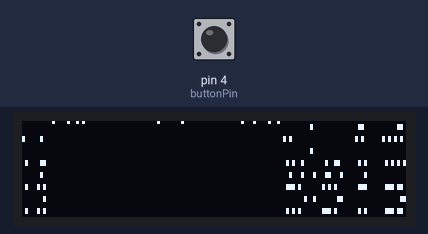
Simulated run of this sketch. Board: Arduino Uno, built with avr-gcc and run on an emulated ATmega328P. Shown: 128×32 one-colour display. Wiring (inferred from the names in the program): SSD1306 OLED at I2C address 0x3C. Inputs (shaded band) come from the test bench; at power-on: pin 4 (buttonPin) LOW. The OLED's hardware scrolling is not drawn; what the sketch prints to the serial monitor is not drawn.

Above: at 4.5 s.
4.6 s: pin 4 (buttonPin) pulled HIGH for 0.15 s
At 5.9 s:
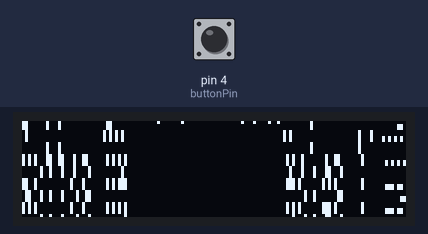
6.4 s: pin 4 (buttonPin) pulled HIGH for 1 s
At 7.3 s:
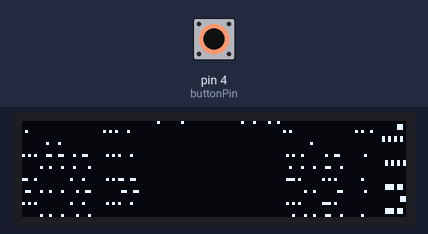
8.9 s: pin 4 (buttonPin) pulled HIGH for 0.15 s
At 9.8 s:
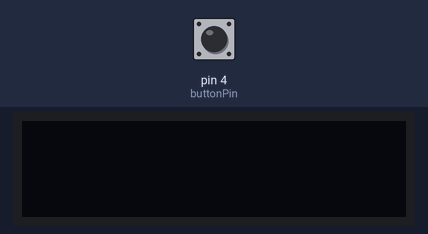
12.0 s: pin 4 (buttonPin) pulsed HIGH 5 times (0.12 s each, 0.3 s apart)
At 17.0 s:
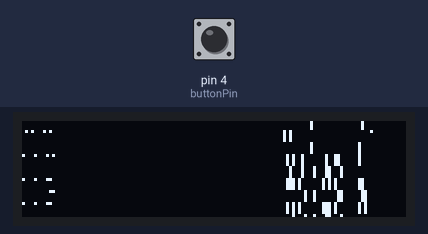
18.0 s: pin 4 (buttonPin) pulled HIGH for 3.2 s
At 19.4 s:
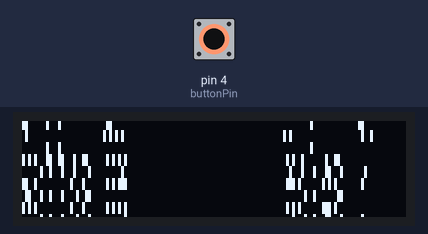
22.7 s: pin 4 (buttonPin) pulled HIGH for 0.15 s
At 24.3 s:
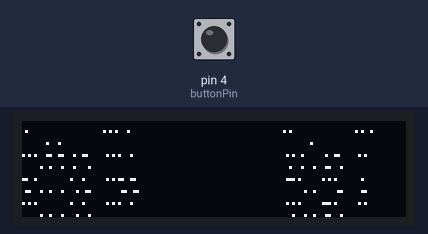
Timing chart, 0 to 25.5 s (numbered marks = the images above; inputs shaded):
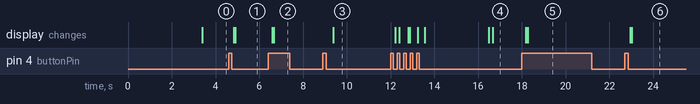

Measured:
- after the input at 4.6 s, the display: first changes after 0.23 s (image 1 shows a later state)
- after the input at 6.4 s, the display: first changes after 0.20 s (image 2 shows a later state)
- after the input at 8.9 s, the display: changes after 0.48 s (image 3)
- after the input at 12.0 s, the display: first differs from a run without the input after 0.81 s (image 4 shows a later state)
- after the input at 18.0 s, the display: first changes after 0.19 s (image 5 shows a later state)
- after the input at 22.7 s, the display: first changes after 0.25 s (image 6 shows a later state)

The sketch:

mySeeedOLED_Hello_World.ino
```cpp
#include <Wire.h>
#include <SeeedGrayOLED.h>


//For display on off button
const int buttonPin = 4;    // the number of the pushbutton pin
// Variables will change:
int buttonPushCounter = 0;   // counter for the number of button presses
int buttonState = 0;         // current state of the button
int lastButtonState = 0;     // previous state of the button


void setup()
{
  pinMode(buttonPin, INPUT);
  Serial.begin(9600);        // start serial for output
  Serial.print("mySeeedOLED_Hello_World");

  Wire.begin();
  SeeedGrayOled.init();             //initialize SEEED OLED display
  SeeedGrayOled.clearDisplay();     //Clear Display.
  SeeedGrayOled.setNormalDisplay(); //Set Normal Display Mode
  SeeedGrayOled.setVerticalMode();  // Set to vertical mode for displaying text


  for(char i=0; i < 13 ; i++)
  {
  SeeedGrayOled.setTextXY(i,0);  //set Cursor to ith line, 0th column
  SeeedGrayOled.setGrayLevel(i); //Set Grayscale level. Any number between 0 - 15.
  SeeedGrayOled.putNumber(i); //print the line
  SeeedGrayOled.putString("Hello WRLd"); //Print Hello World
  }


}

void loop()
{


  unsigned long currentMillis = millis();  //Blink without delay


 // myClearDisplay();     //Clear Display.

  buttonState = digitalRead(buttonPin);


  //delay(1000);
  SeeedGrayOled.setTextXY(0,0);
   SeeedGrayOled.putString("Nolen ");
   SeeedGrayOled.putNumber(buttonPushCounter);


  if (buttonState != lastButtonState) {
  // if the state has changed, increment the counter
    if (buttonState == HIGH) {
      buttonPushCounter++;
      buttonChange();

    }
    lastButtonState = buttonState;
  }

} // loop

 // -------- functions

 void buttonChange() {

   if ( buttonPushCounter % 3 == 1 ) {
    //SeeedGrayOled.init();
          SeeedGrayOled.setTextXY(3,0);
          SeeedGrayOled.setGrayLevel(15);
          SeeedGrayOled.putString("Button ON");
          Serial.print("button on");

      }
   if ( buttonPushCounter % 3 == 2 ) {
        SeeedGrayOled.setTextXY(3,0);
        SeeedGrayOled.setGrayLevel(1);
        SeeedGrayOled.putString("Button OFF");
        Serial.print("button off");
      }

      if ( buttonPushCounter % 3 == 0 ) {
        SeeedGrayOled.setTextXY(0,3);
         myClearDisplay();     //Clear Display.
         SeeedGrayOled.setTextXY(3,0);
         SeeedGrayOled.putString("CLR");
          SeeedGrayOled.init();
        Serial.print("clear called");
      }

 }

 void emptyDisplay() {
  for (char x=0; x<12; x++) {
    SeeedGrayOled.setTextXY(x,0);
    SeeedGrayOled.clearDisplay();

  }
 }

 void  turnOffOLED() {
   SeeedGrayOled.sendCommand(0xAE); // Set display off
 }
  void  turnOnOLED() {
  SeeedGrayOled.init();             //initialize SEEED OLED display
 }

 void myClearDisplay()
{
    unsigned char i,j;
    for(j=0;j<96;j++)
    {
        for(i=0;i<96;i++)  //clear all columns
        {
            mySendData(0x00);
        }
    }

}

void mySendData(unsigned char Data)
{
    Wire.beginTransmission(SeeedGrayOLED_Address); // begin I2C transmission
    Wire.write(SeeedGrayOLED_Data_Mode);            // data mode
    Wire.write(Data);
    Wire.endTransmission();                    // stop I2C transmission
}
```
